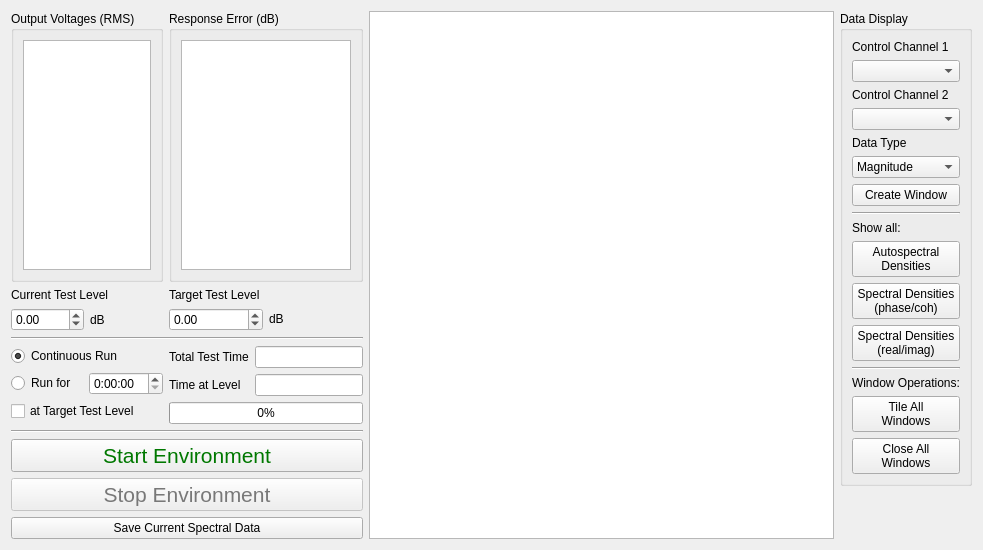
<?xml version="1.0" encoding="UTF-8"?>
<ui version="4.0">
 <class>Form</class>
 <widget class="QWidget" name="Form">
  <property name="geometry">
   <rect>
    <x>0</x>
    <y>0</y>
    <width>983</width>
    <height>550</height>
   </rect>
  </property>
  <property name="windowTitle">
   <string>Form</string>
  </property>
  <layout class="QHBoxLayout" name="horizontalLayout">
   <item>
    <layout class="QGridLayout" name="test_control_layout">
     <item row="3" column="1">
      <layout class="QVBoxLayout" name="test_time_display_layout">
       <item>
        <layout class="QHBoxLayout" name="total_test_time_display_layout">
         <item>
          <widget class="QLabel" name="total_test_time_label">
           <property name="sizePolicy">
            <sizepolicy hsizetype="Minimum" vsizetype="Preferred">
             <horstretch>0</horstretch>
             <verstretch>0</verstretch>
            </sizepolicy>
           </property>
           <property name="text">
            <string>Total Test Time</string>
           </property>
          </widget>
         </item>
         <item>
          <widget class="QLineEdit" name="total_test_time_display">
           <property name="sizePolicy">
            <sizepolicy hsizetype="Minimum" vsizetype="Fixed">
             <horstretch>0</horstretch>
             <verstretch>0</verstretch>
            </sizepolicy>
           </property>
           <property name="toolTip">
            <string>Total time that the environment has been running for.</string>
           </property>
           <property name="readOnly">
            <bool>true</bool>
           </property>
          </widget>
         </item>
        </layout>
       </item>
       <item>
        <layout class="QHBoxLayout" name="time_at_level_display_layout">
         <item>
          <widget class="QLabel" name="time_at_level_label">
           <property name="sizePolicy">
            <sizepolicy hsizetype="Minimum" vsizetype="Minimum">
             <horstretch>0</horstretch>
             <verstretch>0</verstretch>
            </sizepolicy>
           </property>
           <property name="text">
            <string>Time at Level</string>
           </property>
          </widget>
         </item>
         <item>
          <widget class="QLineEdit" name="time_at_level_display">
           <property name="sizePolicy">
            <sizepolicy hsizetype="Minimum" vsizetype="Fixed">
             <horstretch>0</horstretch>
             <verstretch>0</verstretch>
            </sizepolicy>
           </property>
           <property name="toolTip">
            <string>Time that the environment has been running at the current test level.</string>
           </property>
           <property name="readOnly">
            <bool>true</bool>
           </property>
          </widget>
         </item>
        </layout>
       </item>
       <item>
        <widget class="QProgressBar" name="test_progress_bar">
         <property name="sizePolicy">
          <sizepolicy hsizetype="Minimum" vsizetype="Fixed">
           <horstretch>0</horstretch>
           <verstretch>0</verstretch>
          </sizepolicy>
         </property>
         <property name="toolTip">
          <string>Environment progress.  When the bar reaches 100%, the environment will stop automatically.</string>
         </property>
         <property name="value">
          <number>0</number>
         </property>
        </widget>
       </item>
      </layout>
     </item>
     <item row="3" column="0">
      <layout class="QVBoxLayout" name="test_runtime_selection_layout">
       <item>
        <widget class="QRadioButton" name="continuous_test_radiobutton">
         <property name="toolTip">
          <string>Run the environment until it is manually stopped.</string>
         </property>
         <property name="text">
          <string>Continuous Run</string>
         </property>
         <property name="checked">
          <bool>true</bool>
         </property>
         <attribute name="buttonGroup">
          <string notr="true">test_time_button_group</string>
         </attribute>
        </widget>
       </item>
       <item>
        <layout class="QHBoxLayout" name="run_time_layout">
         <item>
          <widget class="QRadioButton" name="timed_test_radiobutton">
           <property name="toolTip">
            <string>Run the environment for a specified amount of time</string>
           </property>
           <property name="text">
            <string>Run for</string>
           </property>
           <attribute name="buttonGroup">
            <string notr="true">test_time_button_group</string>
           </attribute>
          </widget>
         </item>
         <item>
          <widget class="QTimeEdit" name="test_time_selector">
           <property name="toolTip">
            <string>Amount of time that the environment will run for.</string>
           </property>
           <property name="displayFormat">
            <string>h:mm:ss</string>
           </property>
          </widget>
         </item>
        </layout>
       </item>
       <item>
        <widget class="QCheckBox" name="time_test_at_target_level_checkbox">
         <property name="toolTip">
          <string>If checked, the timer will only run when the test is at the target test level.</string>
         </property>
         <property name="text">
          <string>at Target Test Level</string>
         </property>
        </widget>
       </item>
      </layout>
     </item>
     <item row="4" column="0" colspan="2">
      <widget class="Line" name="test_separator_2">
       <property name="orientation">
        <enum>Qt::Horizontal</enum>
       </property>
      </widget>
     </item>
     <item row="6" column="0" colspan="2">
      <widget class="QPushButton" name="stop_test_button">
       <property name="enabled">
        <bool>false</bool>
       </property>
       <property name="sizePolicy">
        <sizepolicy hsizetype="Minimum" vsizetype="MinimumExpanding">
         <horstretch>0</horstretch>
         <verstretch>0</verstretch>
        </sizepolicy>
       </property>
       <property name="palette">
        <palette>
         <active>
          <colorrole role="ButtonText">
           <brush brushstyle="SolidPattern">
            <color alpha="255">
             <red>255</red>
             <green>0</green>
             <blue>0</blue>
            </color>
           </brush>
          </colorrole>
         </active>
         <inactive>
          <colorrole role="ButtonText">
           <brush brushstyle="SolidPattern">
            <color alpha="255">
             <red>255</red>
             <green>0</green>
             <blue>0</blue>
            </color>
           </brush>
          </colorrole>
         </inactive>
         <disabled>
          <colorrole role="ButtonText">
           <brush brushstyle="SolidPattern">
            <color alpha="255">
             <red>120</red>
             <green>120</green>
             <blue>120</blue>
            </color>
           </brush>
          </colorrole>
         </disabled>
        </palette>
       </property>
       <property name="font">
        <font>
         <pointsize>16</pointsize>
        </font>
       </property>
       <property name="toolTip">
        <string>Stops the environment</string>
       </property>
       <property name="text">
        <string>Stop Environment</string>
       </property>
      </widget>
     </item>
     <item row="1" column="1">
      <layout class="QVBoxLayout" name="target_test_level_layout">
       <item>
        <widget class="QLabel" name="target_test_label_lable">
         <property name="text">
          <string>Target Test Level</string>
         </property>
        </widget>
       </item>
       <item>
        <layout class="QHBoxLayout" name="target_test_level_selector_layout">
         <item>
          <widget class="QDoubleSpinBox" name="target_test_level_selector">
           <property name="toolTip">
            <string>Target test level in dB.  This can be used to automatically trigger streaming or used to stop the controller after a specified amount of time.</string>
           </property>
           <property name="keyboardTracking">
            <bool>false</bool>
           </property>
           <property name="minimum">
            <double>-24.000000000000000</double>
           </property>
           <property name="maximum">
            <double>24.000000000000000</double>
           </property>
          </widget>
         </item>
         <item>
          <widget class="QLabel" name="db_label">
           <property name="sizePolicy">
            <sizepolicy hsizetype="Minimum" vsizetype="Fixed">
             <horstretch>0</horstretch>
             <verstretch>0</verstretch>
            </sizepolicy>
           </property>
           <property name="text">
            <string>dB</string>
           </property>
          </widget>
         </item>
        </layout>
       </item>
      </layout>
     </item>
     <item row="1" column="0">
      <layout class="QVBoxLayout" name="current_test_level_layout">
       <item>
        <widget class="QLabel" name="current_test_level_label">
         <property name="sizePolicy">
          <sizepolicy hsizetype="Minimum" vsizetype="Preferred">
           <horstretch>0</horstretch>
           <verstretch>0</verstretch>
          </sizepolicy>
         </property>
         <property name="text">
          <string>Current Test Level</string>
         </property>
        </widget>
       </item>
       <item>
        <layout class="QHBoxLayout" name="current_test_level_selector_layout">
         <item>
          <widget class="QDoubleSpinBox" name="current_test_level_selector">
           <property name="toolTip">
            <string>Current test level in dB.  0 dB is the actual test level from the specification.</string>
           </property>
           <property name="keyboardTracking">
            <bool>false</bool>
           </property>
           <property name="minimum">
            <double>-24.000000000000000</double>
           </property>
           <property name="maximum">
            <double>24.000000000000000</double>
           </property>
          </widget>
         </item>
         <item>
          <widget class="QLabel" name="db_label_2">
           <property name="sizePolicy">
            <sizepolicy hsizetype="Minimum" vsizetype="Preferred">
             <horstretch>0</horstretch>
             <verstretch>0</verstretch>
            </sizepolicy>
           </property>
           <property name="text">
            <string>dB</string>
           </property>
          </widget>
         </item>
        </layout>
       </item>
      </layout>
     </item>
     <item row="0" column="0">
      <widget class="QGroupBox" name="test_output_voltages_groupbox">
       <property name="sizePolicy">
        <sizepolicy hsizetype="Minimum" vsizetype="MinimumExpanding">
         <horstretch>0</horstretch>
         <verstretch>1</verstretch>
        </sizepolicy>
       </property>
       <property name="title">
        <string>Output Voltages (RMS)</string>
       </property>
       <layout class="QVBoxLayout" name="verticalLayout_72">
        <item>
         <widget class="QListWidget" name="test_output_voltage_list">
          <property name="sizePolicy">
           <sizepolicy hsizetype="Minimum" vsizetype="Preferred">
            <horstretch>0</horstretch>
            <verstretch>0</verstretch>
           </sizepolicy>
          </property>
          <property name="minimumSize">
           <size>
            <width>0</width>
            <height>0</height>
           </size>
          </property>
          <property name="toolTip">
           <string>Current excitation voltages being output from the controller</string>
          </property>
          <property name="sizeAdjustPolicy">
           <enum>QAbstractScrollArea::AdjustToContents</enum>
          </property>
         </widget>
        </item>
       </layout>
      </widget>
     </item>
     <item row="5" column="0" colspan="2">
      <widget class="QPushButton" name="start_test_button">
       <property name="sizePolicy">
        <sizepolicy hsizetype="Minimum" vsizetype="MinimumExpanding">
         <horstretch>0</horstretch>
         <verstretch>0</verstretch>
        </sizepolicy>
       </property>
       <property name="palette">
        <palette>
         <active>
          <colorrole role="ButtonText">
           <brush brushstyle="SolidPattern">
            <color alpha="255">
             <red>0</red>
             <green>120</green>
             <blue>0</blue>
            </color>
           </brush>
          </colorrole>
         </active>
         <inactive>
          <colorrole role="ButtonText">
           <brush brushstyle="SolidPattern">
            <color alpha="255">
             <red>0</red>
             <green>120</green>
             <blue>0</blue>
            </color>
           </brush>
          </colorrole>
         </inactive>
         <disabled>
          <colorrole role="ButtonText">
           <brush brushstyle="SolidPattern">
            <color alpha="255">
             <red>120</red>
             <green>120</green>
             <blue>120</blue>
            </color>
           </brush>
          </colorrole>
         </disabled>
        </palette>
       </property>
       <property name="font">
        <font>
         <pointsize>16</pointsize>
        </font>
       </property>
       <property name="toolTip">
        <string>Starts the environment controlling to the specification.</string>
       </property>
       <property name="text">
        <string>Start Environment</string>
       </property>
      </widget>
     </item>
     <item row="2" column="0" colspan="2">
      <widget class="Line" name="test_separator_1">
       <property name="orientation">
        <enum>Qt::Horizontal</enum>
       </property>
      </widget>
     </item>
     <item row="0" column="1">
      <widget class="QGroupBox" name="test_response_error_groupbox">
       <property name="sizePolicy">
        <sizepolicy hsizetype="Minimum" vsizetype="MinimumExpanding">
         <horstretch>0</horstretch>
         <verstretch>0</verstretch>
        </sizepolicy>
       </property>
       <property name="title">
        <string>Response Error (dB)</string>
       </property>
       <layout class="QVBoxLayout" name="verticalLayout_73">
        <item>
         <widget class="QListWidget" name="test_response_error_list">
          <property name="sizePolicy">
           <sizepolicy hsizetype="Minimum" vsizetype="Preferred">
            <horstretch>0</horstretch>
            <verstretch>0</verstretch>
           </sizepolicy>
          </property>
          <property name="toolTip">
           <string>Current control RMS dB error.</string>
          </property>
          <property name="sizeAdjustPolicy">
           <enum>QAbstractScrollArea::AdjustToContents</enum>
          </property>
         </widget>
        </item>
       </layout>
      </widget>
     </item>
     <item row="7" column="0" colspan="2">
      <widget class="QPushButton" name="save_current_spectral_data_button">
       <property name="toolTip">
        <string>Saves current spectral data to a NetCDF4 file.</string>
       </property>
       <property name="text">
        <string>Save Current Spectral Data</string>
       </property>
      </widget>
     </item>
    </layout>
   </item>
   <item>
    <widget class="PlotWidget" name="global_test_performance_plot"/>
   </item>
   <item>
    <layout class="QVBoxLayout" name="data_display_layout">
     <item>
      <widget class="QGroupBox" name="data_display_groupbox">
       <property name="title">
        <string>Data Display</string>
       </property>
       <layout class="QVBoxLayout" name="verticalLayout_40">
        <item>
         <widget class="QLabel" name="control_channel_1_label">
          <property name="text">
           <string>Control Channel 1</string>
          </property>
         </widget>
        </item>
        <item>
         <widget class="QComboBox" name="control_channel_1_selector">
          <property name="toolTip">
           <string>Row of the CPSD matrix to create a window for.</string>
          </property>
         </widget>
        </item>
        <item>
         <widget class="QLabel" name="control_channel_2_label">
          <property name="text">
           <string>Control Channel 2</string>
          </property>
         </widget>
        </item>
        <item>
         <widget class="QComboBox" name="control_channel_2_selector">
          <property name="toolTip">
           <string>Column of the CPSD matrix to create a window for</string>
          </property>
         </widget>
        </item>
        <item>
         <widget class="QLabel" name="data_type_label">
          <property name="text">
           <string>Data Type</string>
          </property>
         </widget>
        </item>
        <item>
         <widget class="QComboBox" name="data_type_selector">
          <property name="toolTip">
           <string>Data type to display on the new visualization window.</string>
          </property>
          <item>
           <property name="text">
            <string>Magnitude</string>
           </property>
          </item>
          <item>
           <property name="text">
            <string>Coherence</string>
           </property>
          </item>
          <item>
           <property name="text">
            <string>Phase</string>
           </property>
          </item>
          <item>
           <property name="text">
            <string>Real</string>
           </property>
          </item>
          <item>
           <property name="text">
            <string>Imaginary</string>
           </property>
          </item>
         </widget>
        </item>
        <item>
         <widget class="QPushButton" name="create_window_button">
          <property name="toolTip">
           <string>Creates a new window to visualize the response of a given entry in the CPSD matrix with Control Channel 1 and Control Channel 2 specifying the row and column of the CPSD matrix, and Data Type specifying how the channel is displayed.</string>
          </property>
          <property name="text">
           <string>Create Window</string>
          </property>
         </widget>
        </item>
        <item>
         <widget class="Line" name="data_display_separator_0">
          <property name="orientation">
           <enum>Qt::Horizontal</enum>
          </property>
         </widget>
        </item>
        <item>
         <widget class="QLabel" name="show_all_label">
          <property name="text">
           <string>Show all:</string>
          </property>
         </widget>
        </item>
        <item>
         <widget class="QPushButton" name="show_all_asds_button">
          <property name="toolTip">
           <string>Show Autospectral Densities (ASDs) for all control channels.  This will create a window for every channel in the test.</string>
          </property>
          <property name="text">
           <string>Autospectral
Densities</string>
          </property>
         </widget>
        </item>
        <item>
         <widget class="QPushButton" name="show_all_csds_phscoh_button">
          <property name="toolTip">
           <string>Show the entire CPSD matrix.  This will show Autospectral Densities on the diagonal, and phase and coherence on the off-diagonals.  WARNING: this will create a number of windows equal to the number of control channels squared, which for large tests could be a huge number of windows that can bog down the user interface of the software and make it unresponsive.</string>
          </property>
          <property name="text">
           <string>Spectral Densities
(phase/coh)</string>
          </property>
         </widget>
        </item>
        <item>
         <widget class="QPushButton" name="show_all_csds_realimag_button">
          <property name="toolTip">
           <string>Show the entire CPSD matrix.  This will show Autospectral Densities on the diagonal, and real and imaginary parts on the off-diagonals.  WARNING: this will create a number of windows equal to the number of control channels squared, which for large tests could be a huge number of windows that can bog down the user interface of the software and make it unresponsive.</string>
          </property>
          <property name="text">
           <string>Spectral Densities
(real/imag)</string>
          </property>
         </widget>
        </item>
        <item>
         <widget class="Line" name="data_display_separator_1">
          <property name="orientation">
           <enum>Qt::Horizontal</enum>
          </property>
         </widget>
        </item>
        <item>
         <widget class="QLabel" name="window_operations_label">
          <property name="text">
           <string>Window Operations:</string>
          </property>
         </widget>
        </item>
        <item>
         <widget class="QPushButton" name="tile_windows_button">
          <property name="toolTip">
           <string>Tiles all windows over the main monitor</string>
          </property>
          <property name="text">
           <string>Tile All
Windows</string>
          </property>
         </widget>
        </item>
        <item>
         <widget class="QPushButton" name="close_windows_button">
          <property name="toolTip">
           <string>Closes all visualization windows</string>
          </property>
          <property name="text">
           <string>Close All
Windows</string>
          </property>
         </widget>
        </item>
       </layout>
      </widget>
     </item>
     <item>
      <spacer name="data_display_spacer">
       <property name="orientation">
        <enum>Qt::Vertical</enum>
       </property>
       <property name="sizeHint" stdset="0">
        <size>
         <width>20</width>
         <height>40</height>
        </size>
       </property>
      </spacer>
     </item>
    </layout>
   </item>
  </layout>
 </widget>
 <customwidgets>
  <customwidget>
   <class>PlotWidget</class>
   <extends>QGraphicsView</extends>
   <header location="global">pyqtgraph</header>
  </customwidget>
 </customwidgets>
 <resources/>
 <connections/>
 <buttongroups>
  <buttongroup name="test_time_button_group"/>
 </buttongroups>
</ui>
